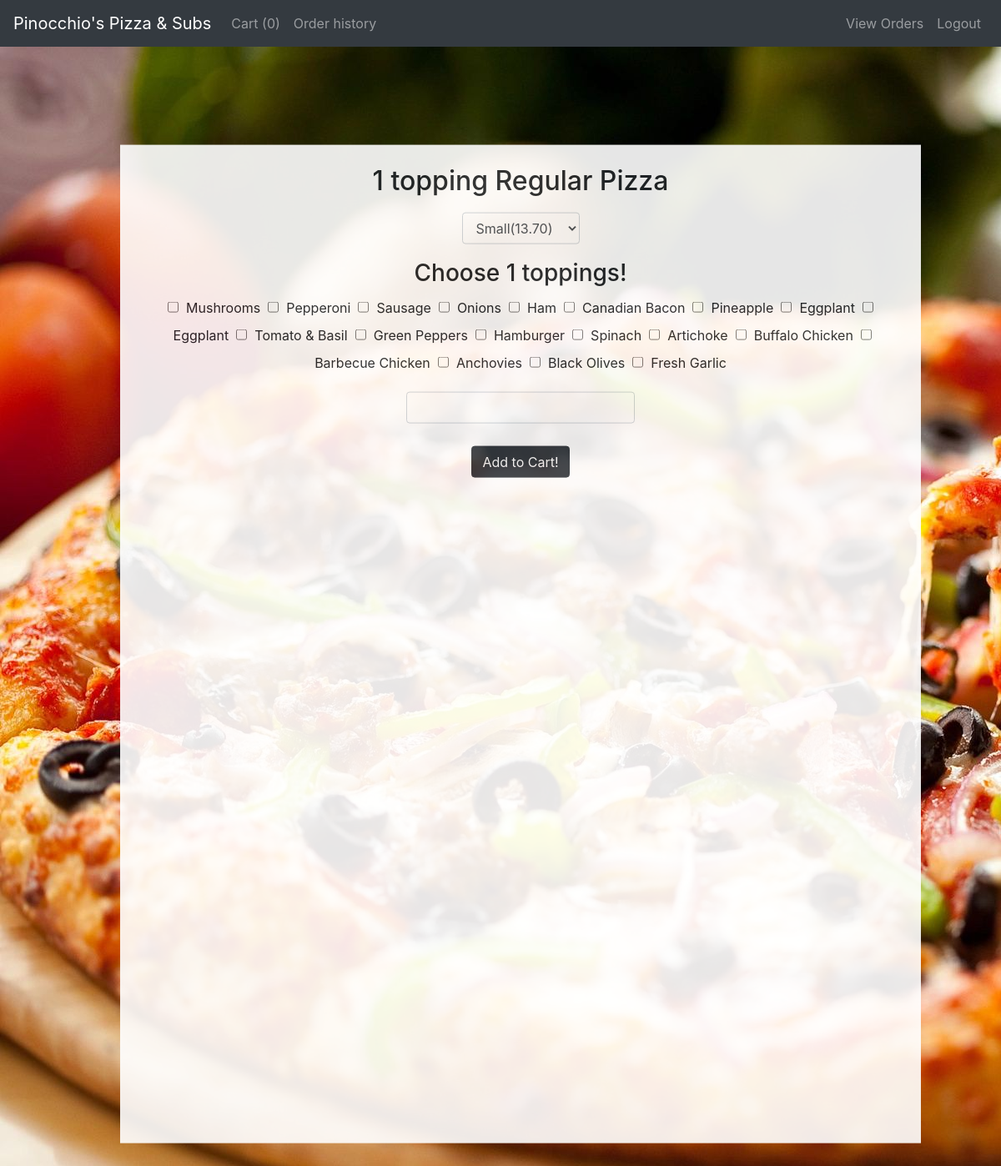
The app's page /5 (signed in) with its own data.
### orders/models.py (models this page shows, shortened)
class Menu_Item(models.Model):
    name = models.CharField(max_length=64)
    category = models.ForeignKey(Category, on_delete=models.CASCADE, related_name="items")
    small_price = models.DecimalField(max_digits=5,decimal_places=2, blank=True, null=True)
    large_price = models.DecimalField(max_digits=5,decimal_places=2, blank=True, null=True)
    one_size_price = models.DecimalField(max_digits=5,decimal_places=2, blank=True, null=True)
    number_of_toppings = models.PositiveIntegerField(default=0)
    special_toppings = models.ManyToManyField(Topping, blank=True, related_name="items")

class Category(models.Model):
    name = models.CharField(max_length=64)
    class Meta:
        verbose_name_plural = "Categories"
    def __str__(self):
        return f"{self.name}"

class Topping(models.Model):
    name = models.CharField(max_length=64)
    category = models.ManyToManyField(Category, related_name="toppings", blank=True)
    special_price = models.DecimalField(max_digits=5,decimal_places=2, blank=True, null=True)

### orders/views.py (the view)
# urls.py: path("<int:menu_item_id>", views.menu_item, name="menu_item"),
def menu_item(request, menu_item_id):
    if not request.user.is_authenticated:
        return render(request, "orders/login.html")
    try:
        menu_item = Menu_Item.objects.get(pk=menu_item_id)
    except:
        raise Http404("Menu item no longer exists")
    context = {
        "menu_item": menu_item,
        "toppings":menu_item.category.toppings.all(),
        "special_toppings":menu_item.special_toppings.all(),
        "items":Shopping_Cart_Item.objects.filter(user=User.objects.get(pk=request.user.id)).filter(cart=None).count()
    }
    return render(request, "orders/menu_item.html", context)

### orders/templates/orders/menu_item.html (shortened to what this page needs)
{% extends "orders/base.html" %}
{% block js %}
{% load static %}
{% endblock %}
{% block body %}
  <div class="container-fluid">
    <h2 id="h2">{{  menu_item.name }} {{ menu_item.category}}</h2>
    <form class="" action="{% url 'add_to_cart' menu_item.id %}" method="post">
      <div class="">
        <select id="size" name="size" class="form-control">
          {% if menu_item.one_size_price %}
            <option value="one_size">{{ menu_item.one_size_price }}</option>
          {% else %}
          <option value="small">Small({{ menu_item.small_price }})</option>
          {% endif %}
        </select>
        {% if menu_item.number_of_toppings > 0 %}
          <h3>Choose {{menu_item.number_of_toppings}}
            {% if menu.number_of_toppings == 1 %}topping
            {% else %} toppings{% endif %}!</h3>
          <fieldset>
            {% for topping in toppings %}
              <input type="checkbox" class="toppings_checkbox" value="{{topping.id}}"> <div class="checkbox-label">{{topping.name}}</div>
            {% endfor %}
          </fieldset>
        {% endif %}
        <input type="number" class="form-control" id="amount" name="amount" min="1" step="1">
        <button type="submit" class="btn btn-dark" name="button">Add to Cart!</button>
      </div>
    </form>
  </div>
{% endblock %}

### orders/static/orders/styles.css (style rules this page uses)
body, html { width: 100%; height: 100%; overflow: hidden; }
.form-control { width: auto; margin: 2% auto; }
.btn { display: block; margin: 3% auto; }
.container-fluid { padding: 2%; text-align: center; position: absolute; top: 50%; left: 50%; transform: translate(-50%, -50%); background-color: white; opacity: 0.9; overflow-y: auto; height: 80%; width: 80%; margin: 2%; }
.checkbox-label { padding: 0.5%; display: inline-block; }

### records on screen
Menu_Item: name "1 topping", category "Regular Pizza", size "Small(13.70)", number_of_toppings "1"
Topping: name "Mushrooms"
Topping: name "Pepperoni"
Topping: name "Sausage"
Topping: name "Onions"
Topping: name "Ham"
Topping: name "Canadian Bacon"
Topping: name "Pineapple"
Topping: name "Eggplant"
Topping: name "Eggplant"
Topping: name "Tomato & Basil"
Topping: name "Green Peppers"
Topping: name "Hamburger"
Topping: name "Spinach"
Topping: name "Artichoke"
Topping: name "Buffalo Chicken"
Topping: name "Barbecue Chicken"
Topping: name "Anchovies"
Topping: name "Black Olives"
Topping: name "Fresh Garlic"
